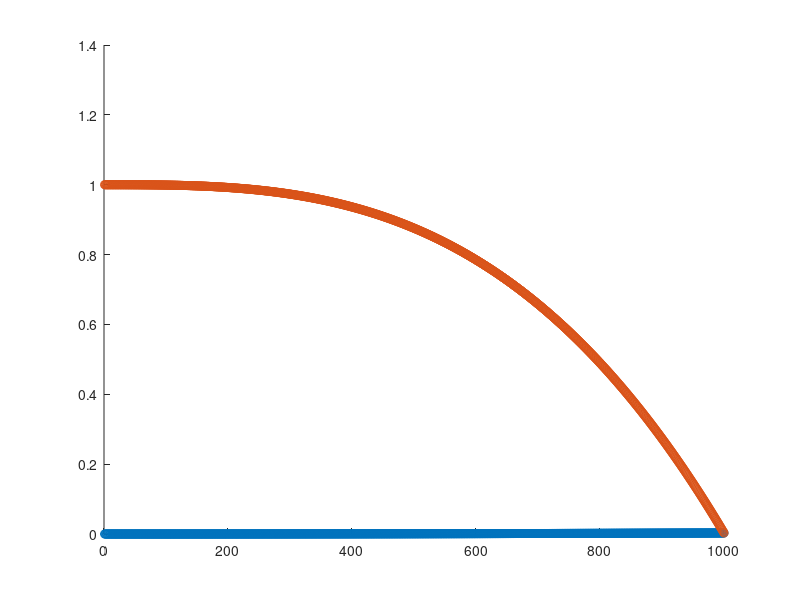

The MATLAB source for this figure:
% 
% di1 = 18;
% di2 = 3;
% 
% for el = 0:di1*di2-1
% fprintf('%f %f \n',ceil((el+1)/di2),mod(el,di2)+1);
% end


a = ones(1,10);
x = 1:1000;
a = x.*x;
a = a/sum(a);
% a2 = fliplr(a);
%  b = cumsum(a2);
%  b2 = fliplr(b)

b2 = fliplr(cumsum(fliplr(a)));

figure(1); clf; hold all;
plot(a,'o');
plot(b2,'o');